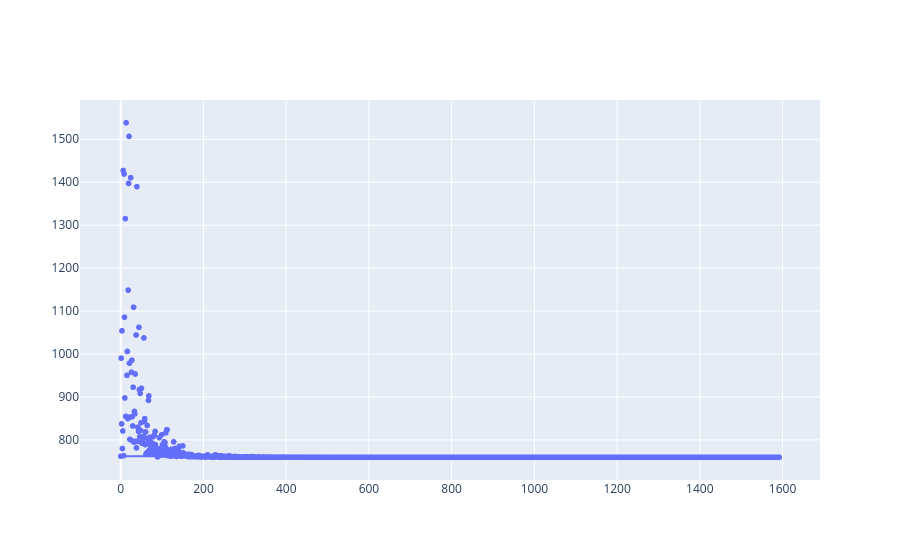

Source (notebook cell):
### Code cell
figure_scatter = px.scatter(df_progress, x = "evaluation", y = "objective")
figure_line = px.line(df_progress, x = "evaluation", y = "best_objective")
go.Figure(data = figure_scatter.data + figure_line.data)

### Figure 1 — Plotly figure (JSON) as saved in the notebook; plotly's stock layout.template omitted (floating-point values rounded to 4 significant figures; data arrays with more than 128 entries replaced by an {"elided": "..."} marker saying what was removed)
{"data": [{"hovertemplate": "evaluation=%{x}<br>objective=%{y}<extra></extra>", "legendgroup": "", "marker": {"color": "#636efa", "symbol": "circle"}, "mode": "markers", "name": "", "showlegend": false, "type": "scattergl", "x": {"elided": "1593 int values"}, "xaxis": "x", "y": {"elided": "1593 float values"}, "yaxis": "y"}, {"hovertemplate": "evaluation=%{x}<br>best_objective=%{y}<extra></extra>", "legendgroup": "", "line": {"color": "#636efa", "dash": "solid"}, "marker": {"symbol": "circle"}, "mode": "lines", "name": "", "showlegend": false, "type": "scattergl", "x": {"elided": "1593 int values"}, "xaxis": "x", "y": {"elided": "1593 float values"}, "yaxis": "y"}], "layout": {}}
